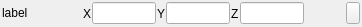
<?xml version="1.0" encoding="UTF-8"?>
<ui version="4.0">
 <class>QVectorEdit</class>
 <widget class="QWidget" name="QVectorEdit">
  <property name="geometry">
   <rect>
    <x>0</x>
    <y>0</y>
    <width>358</width>
    <height>27</height>
   </rect>
  </property>
  <property name="sizePolicy">
   <sizepolicy hsizetype="Preferred" vsizetype="Fixed">
    <horstretch>0</horstretch>
    <verstretch>0</verstretch>
   </sizepolicy>
  </property>
  <property name="windowTitle">
   <string>QVectorEdit</string>
  </property>
  <layout class="QHBoxLayout" name="horizontalLayout">
   <property name="spacing">
    <number>1</number>
   </property>
   <property name="leftMargin">
    <number>2</number>
   </property>
   <property name="topMargin">
    <number>2</number>
   </property>
   <property name="rightMargin">
    <number>2</number>
   </property>
   <property name="bottomMargin">
    <number>2</number>
   </property>
   <item>
    <widget class="QLabel" name="label">
     <property name="sizePolicy">
      <sizepolicy hsizetype="Preferred" vsizetype="Fixed">
       <horstretch>0</horstretch>
       <verstretch>0</verstretch>
      </sizepolicy>
     </property>
     <property name="minimumSize">
      <size>
       <width>80</width>
       <height>0</height>
      </size>
     </property>
     <property name="maximumSize">
      <size>
       <width>80</width>
       <height>16777215</height>
      </size>
     </property>
     <property name="text">
      <string>label</string>
     </property>
    </widget>
   </item>
   <item>
    <widget class="QLabel" name="xLabel">
     <property name="text">
      <string>X</string>
     </property>
    </widget>
   </item>
   <item>
    <widget class="QLineEdit" name="x">
     <property name="sizePolicy">
      <sizepolicy hsizetype="Fixed" vsizetype="Fixed">
       <horstretch>0</horstretch>
       <verstretch>0</verstretch>
      </sizepolicy>
     </property>
     <property name="minimumSize">
      <size>
       <width>64</width>
       <height>0</height>
      </size>
     </property>
     <property name="maximumSize">
      <size>
       <width>64</width>
       <height>16777215</height>
      </size>
     </property>
    </widget>
   </item>
   <item>
    <spacer name="horizontalSpacer">
     <property name="orientation">
      <enum>Qt::Horizontal</enum>
     </property>
     <property name="sizeHint" stdset="0">
      <size>
       <width>40</width>
       <height>20</height>
      </size>
     </property>
    </spacer>
   </item>
   <item>
    <widget class="QLabel" name="yLabel">
     <property name="text">
      <string>Y</string>
     </property>
    </widget>
   </item>
   <item>
    <widget class="QLineEdit" name="y">
     <property name="sizePolicy">
      <sizepolicy hsizetype="Fixed" vsizetype="Fixed">
       <horstretch>0</horstretch>
       <verstretch>0</verstretch>
      </sizepolicy>
     </property>
     <property name="minimumSize">
      <size>
       <width>64</width>
       <height>0</height>
      </size>
     </property>
     <property name="maximumSize">
      <size>
       <width>64</width>
       <height>16777215</height>
      </size>
     </property>
    </widget>
   </item>
   <item>
    <spacer name="horizontalSpacer_2">
     <property name="orientation">
      <enum>Qt::Horizontal</enum>
     </property>
     <property name="sizeHint" stdset="0">
      <size>
       <width>40</width>
       <height>20</height>
      </size>
     </property>
    </spacer>
   </item>
   <item>
    <widget class="QLabel" name="zLabel">
     <property name="text">
      <string>Z</string>
     </property>
    </widget>
   </item>
   <item>
    <widget class="QLineEdit" name="z">
     <property name="sizePolicy">
      <sizepolicy hsizetype="Fixed" vsizetype="Fixed">
       <horstretch>0</horstretch>
       <verstretch>0</verstretch>
      </sizepolicy>
     </property>
     <property name="minimumSize">
      <size>
       <width>64</width>
       <height>0</height>
      </size>
     </property>
     <property name="maximumSize">
      <size>
       <width>64</width>
       <height>16777215</height>
      </size>
     </property>
    </widget>
   </item>
   <item>
    <widget class="QLabel" name="units">
     <property name="minimumSize">
      <size>
       <width>40</width>
       <height>0</height>
      </size>
     </property>
     <property name="maximumSize">
      <size>
       <width>40</width>
       <height>16777215</height>
      </size>
     </property>
     <property name="text">
      <string/>
     </property>
    </widget>
   </item>
   <item>
    <widget class="QPushButton" name="reset">
     <property name="minimumSize">
      <size>
       <width>14</width>
       <height>0</height>
      </size>
     </property>
     <property name="maximumSize">
      <size>
       <width>14</width>
       <height>16777215</height>
      </size>
     </property>
     <property name="toolTip">
      <string>Reset to default</string>
     </property>
     <property name="text">
      <string/>
     </property>
    </widget>
   </item>
  </layout>
 </widget>
 <layoutdefault spacing="6" margin="11"/>
 <resources/>
 <connections/>
</ui>
